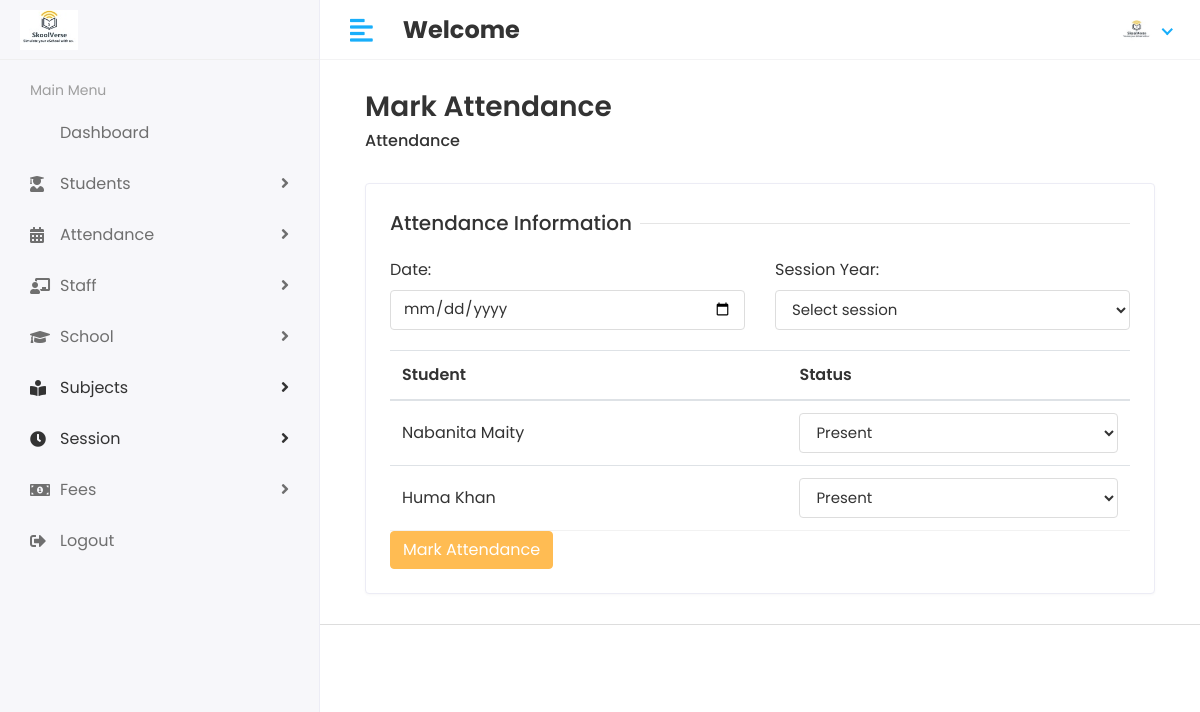
The app's page /mark_attendance/ (signed in) with its own data.
### app/models.py (models this page shows, shortened)
class Student(models.Model):
    admin = models.OneToOneField(CustomUser, on_delete=models.CASCADE)
    address = models.TextField()
    gender = models.CharField(max_length=100)
    session_year_id = models.ForeignKey(Session_Year, on_delete=models.DO_NOTHING)
    join_data = models.CharField(max_length=100)
    mobile_number = models.CharField(max_length=20)
    created_at = models.DateTimeField(auto_now_add=True)
    updated_at = models.DateTimeField(auto_now=True)
    school = models.ForeignKey(School, on_delete=models.CASCADE, related_name='students')

class CustomUser(AbstractUser):
    USER = (
        (1, 'HOD'),
        (2, 'STAFF'),
        (3, 'STUDENT'),
    )
    user_type = models.CharField(choices=USER, max_length=50, default=1)
    profile_pic = models.ImageField(upload_to='media/profile_pic')

### student_management_project/Hod_views.py (the view, shortened to what this page needs)
# urls.py: path('mark_attendance/', Hod_views.MARK_ATTENDANCE, name='mark_attendance'),
@staff_member_required(redirect_field_name='next', login_url='login')
def MARK_ATTENDANCE(request):
    students = Student.objects.filter(admin__user_type=3)  # Filter only students
    sessions = Session_Year.objects.all()
    return render(request, 'Hod/mark_attendance.html', {'students': students, 'sessions': sessions})

### templates/Hod/mark_attendance.html (shortened to what this page needs)
{% extends 'base.html' %}
{% block content %}
<div class="content container-fluid">
    <div class="page-header">
        <div class="row align-items-center">
            <div class="col">
                <h3 class="page-title">Mark Attendance</h3>
                <ul class="breadcrumb">
                    <li class="breadcrumb-item"><a href="#">Attendance</a></li>
                </ul>
            </div>
        </div>
    </div>
    <div class="row">
        <div class="col-sm-12">
            <div class="card">
                <div class="card-body">
                    <form method="post">
                        <div class="row">
                            <div class="col-12">
                                <h5 class="form-title"><span>Attendance Information</span></h5>
                            </div>
                            <div class="col-12 col-sm-6">
                                <div class="form-group">
                                    <label for="attendance_date">Date:</label>
                                    <input type="date" id="attendance_date" name="attendance_date" required class="form-control">
                                </div>
                            </div>
                            <div class="col-12 col-sm-6">
                                <div class="form-group">
                                    <label for="session_year_id">Session Year:</label>
                                    <select id="session_year_id" name="session_year_id" required class="form-control">
                                        <option>Select session</option>
                                    </select>
                                </div>
                            </div>
                            <div class="col-12">
                                <div class="table-responsive">
                                    <table class="table table-hover table-center mb-0">
                                        <thead>
                                            <tr>
                                                <th>Student</th>
                                                <th>Status</th>
                                            </tr>
                                        </thead>
                                        <tbody>
                                            {% for student in students %}
                                            <tr>
                                                <td>{{ student.admin.first_name }} {{ student.admin.last_name }}</td>
                                                <td>
                                                    <select name="status_{{ student.id }}" class="form-control">
                                                        <option value="present">Present</option>
                                                    </select>
                                                </td>
                                            </tr>
                                            {% endfor %}
                                        </tbody>
                                    </table>
                                </div>
                            </div>
                            <div class="col-12">
                                <button type="submit" class="btn btn-primary">Mark Attendance</button>
                            </div>
                        </div>
                    </form>
                </div>
            </div>
        </div>
    </div>
</div>
{% endblock %}

### static/assets/css/style.css (style rules this page uses)
html { height: 100%; }
body { background-color: #fff; color: #333; font-family: 'Poppins', sans-serif; font-size: 1rem; height: 100%; line-height: 1.5; overflow-x: hidden; }
h1, h2, h3, h4, h5, h6 { font-family: 'Poppins', sans-serif; margin-top: 0; }
.form-control { border: 1px solid #ddd; box-shadow: none; color: #333; font-size: 15px; height: 40px; }
a { color: #009ce7; }
input, button, a { transition: all 0.4s ease; -moz-transition: all 0.4s ease; -o-transition: all 0.4s ease; -ms-transition: all 0.4s ease; -webkit-transition: all 0.4s ease; }
input, input:focus, button, button:focus { outline: none; }
.form-group { margin-bottom: 1.25rem; }
ul, ol { padding: 0px; list-style: none; }
.table { color: #333; max-width: 100%; margin-bottom: 0; width: 100%; }
.table thead tr th { font-weight: 600; }
.table tbody tr { border-bottom: 1px solid rgba(0, 0, 0, 0.05); }
.table.table-center td, .table.table-center th { vertical-align: middle; }
.btn-primary { background-color: #FFBC53; border: 1px solid #FFBC53; }
.card { border: 1px solid #ececf5; box-shadow: 0 1px 3px 0 rgba(0, 0, 0, 0.03); margin-bottom: 1.875rem; }
.card-body { padding: 1.5rem; }
.page-header { margin-bottom: 1.875rem; }
.page-header .breadcrumb { background-color: transparent; color: #6c757d; font-size: 1rem; font-weight: 500; margin-bottom: 0; padding: 0; }
.page-header .breadcrumb a { color: #333; }
.page-title { font-size: 28px; font-weight: 600; color: #333; margin-bottom: 5px; }
.form-title { width: 100%; max-width: 100%; padding: 0; font-size: 1.25rem; font-weight: 500; line-height: inherit; color: #333; white-space: normal; position: relative; display: block; margin-bottom: 20px; }
.form-title:before { content: ""; position: absolute; left: 0px; right: 0px; height: 1px; top: 50%; background-color: rgba(0, 0, 0, 0.1); }
.form-title span { padding: 0px 0.5rem 0 0; background-color: #fff; display: inline-block; z-index: 2; position: relative; }

### records on screen
Student: admin.first_name "Nabanita", admin.last_name "Maity", id "Present"
Student: admin.first_name "Huma", admin.last_name "Khan", id "Present"
